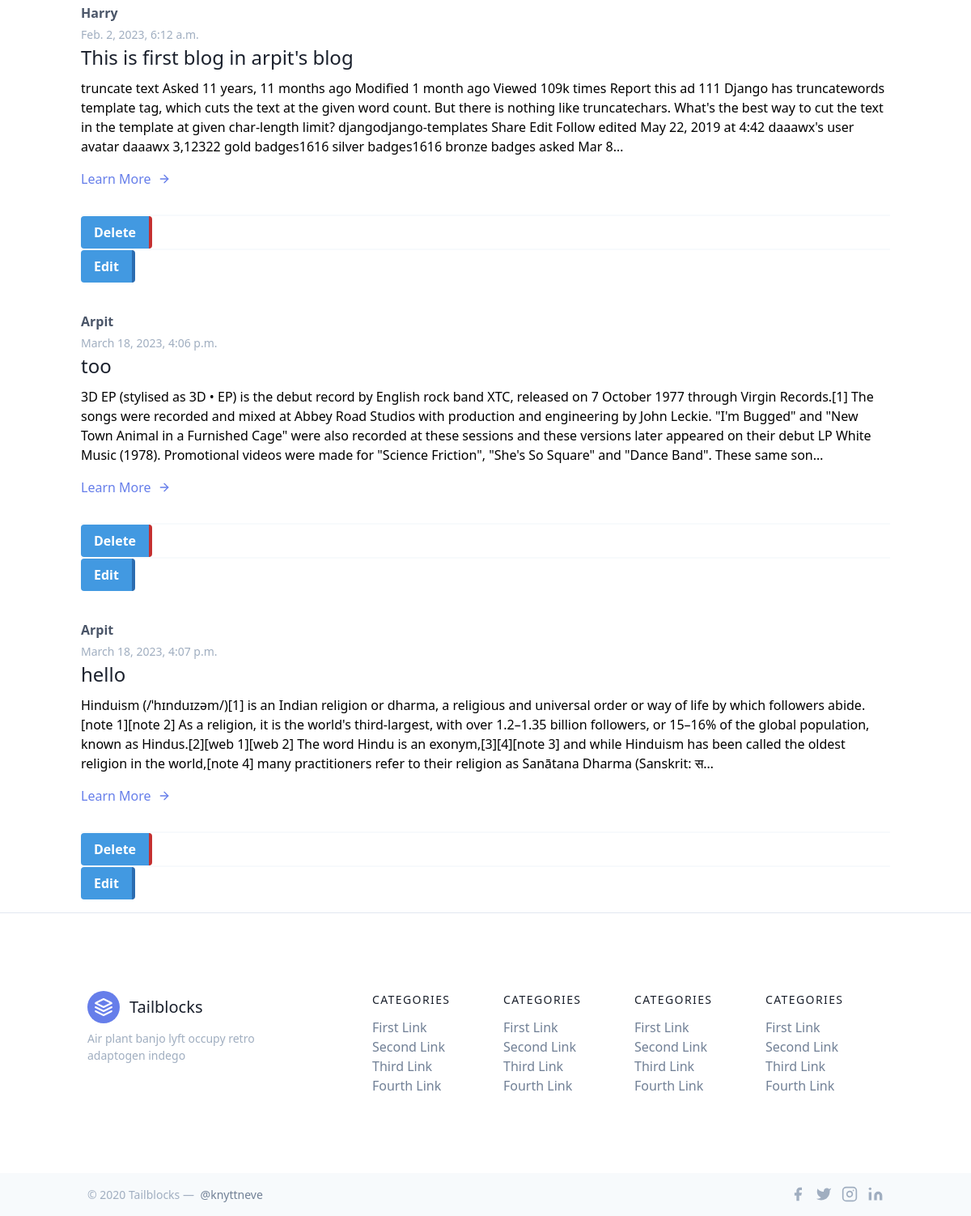
Before: /blog/Postblog (signed in, lower part) with the older database file.
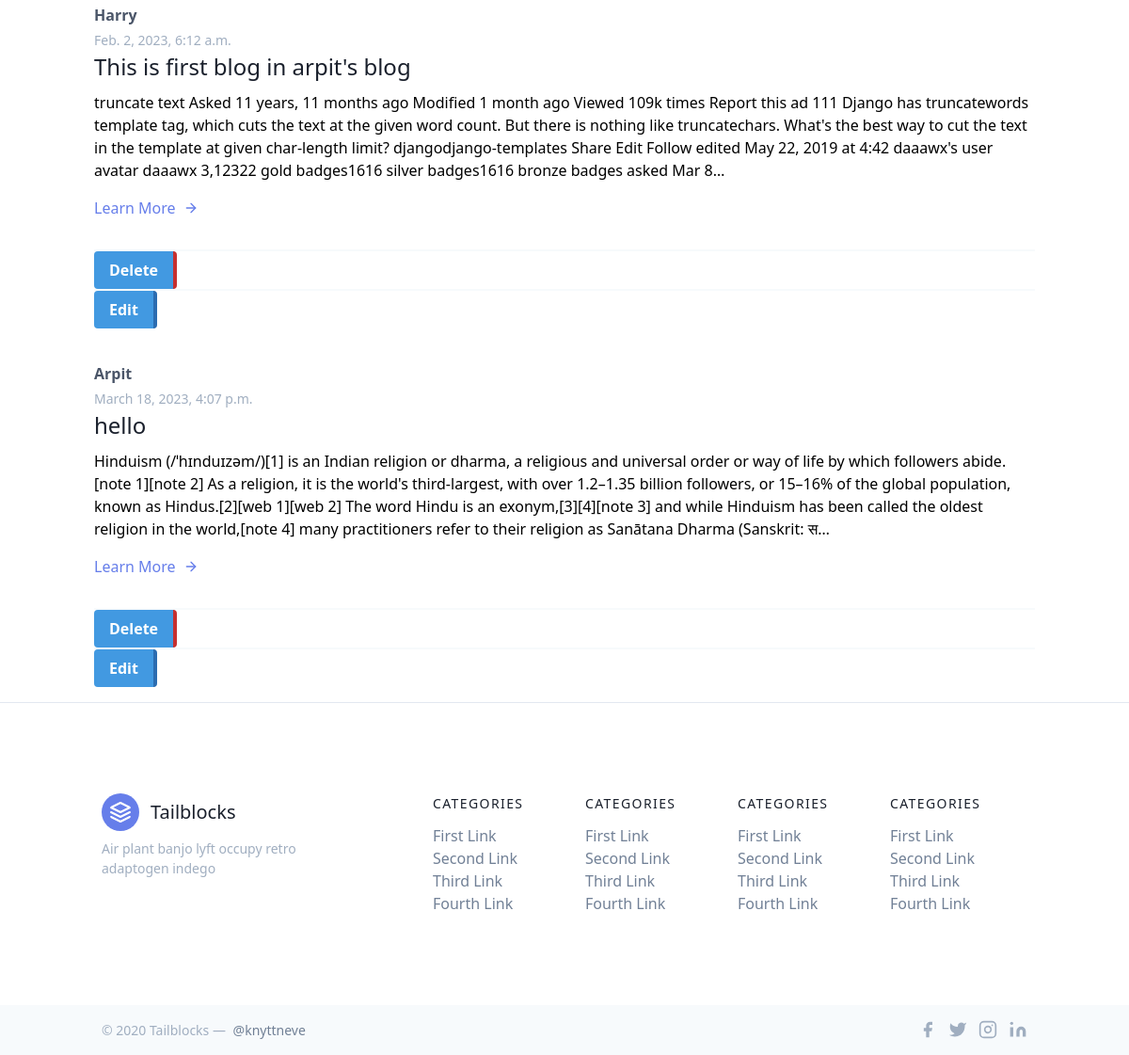
After: the same page with the newer database file.
### blog/models.py (models this page shows, shortened)
class BlogPost(models.Model):
    sno = models.AutoField(primary_key=True)
    user = models.ForeignKey(User, on_delete=models.CASCADE)
    author = models.CharField(max_length=20)
    mainhead = models.CharField(max_length=50)
    content = models.TextField(null=False)
    slugg = models.CharField(max_length=100)
    aboutauthor = models.CharField(max_length=50)
    time = models.DateTimeField(default=now)

### blog/views.py (the view, shortened to what this page needs)
# urls.py: path("Postblog", views.Postblog, name="Postblog"),
def Postblog(request):
    if request.user.is_authenticated:
        user = request.user
        blpost = BlogPost.objects.filter(user=user)
        return render(request, "blog/posting.html", {'posts':blpost})
    return HttpResponse("404 - Not Found")

### templates/blog/posting.html (shortened to what this page needs)
{% extends 'maiinn/mains.html' %}
{% block body %}
<div class="container px-3 py-3 mx-auto mt-5">
    {% for post in posts %}
    <div class="my-1 divide-y-2 divide-gray-100">
        <div class="py-8 flex flex-wrap md:flex-nowrap">
            <div class="md:w-64 md:mb-0 mb-6 flex-shrink-0 flex flex-col">
                <span class="font-semibold title-font text-gray-700">{{post.author}}</span>
                <span class="mt-1 text-gray-500 text-sm">{{post.time}}</span>
            </div>
            <div class="md:flex-grow">
                <h2 class="text-2xl font-medium text-gray-900 title-font mb-2"><a
                        href="/blog/{{post.slugg}}">{{post.mainhead}}</a></h2>
                <p class="leading-relaxed">
                <div id="preview">{{post.content|safe|truncatechars:500}}</div>
                </p>
                <a class="text-indigo-500 inline-flex items-center mt-4">Learn More
                    <svg class="w-4 h-4 ml-2" viewBox="0 0 24 24" stroke="currentColor" stroke-width="2" fill="none"
                        stroke-linecap="round" stroke-linejoin="round">
                        <path d="M5 12h14"></path>
                        <path d="M12 5l7 7-7 7"></path>
                    </svg>
                </a>
            </div>
        </div>
        <div>
            <form action="/blog/delet" method="post">{% csrf_token %}
                <button
                    class="bg-blue-500 hover:bg-red-400 text-white font-bold py-2 px-4 border-r-4 border-red-700 hover:border-red-500 rounded"
                    type="submit">Delete</button>
            </form>
        </div>
        <div>
            <form action="/blog/editpost" method="get">
                <button
                    class="bg-blue-500 hover:bg-blue-400 text-white font-bold py-2 px-4 border-r-4 border-blue-700 hover:border-blue-500 rounded"
                    type="submit">Edit</button>
            </form>
        </div>
    </div>
    {% endfor %}
</div>
<hr>
{% endblock %}

Changed rows visible on the page:
removed BlogPost: author "Arpit", time "March 18, 2023, 4:06 p.m.", mainhead "too", content "3D EP (stylised as 3D • EP) is the debut record by English rock band XTC, released on 7 October 1977 through Virgin Records.[1] The songs were recorded and mixed at Abbey Road Studios with production and engineering by John Leckie. \"I'm Bugged\" and \"New Town Animal in a Furnished Cage\" were also recorded at these sessions and these versions later appeared on their debut LP White Music (1978). Promotional videos were made for \"Science Friction\", \"She's So Square\" and \"Dance Band\". These same son…"
